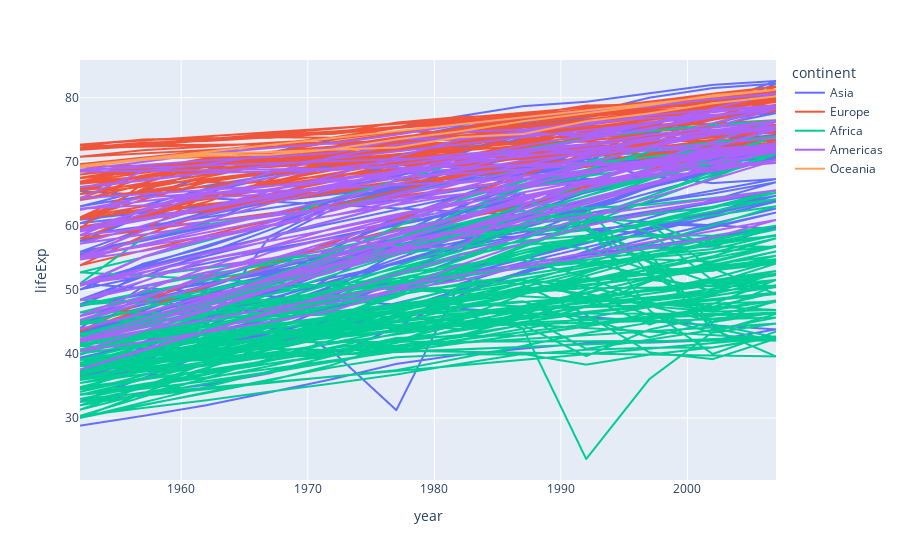

Notebook cell for this chart:
### Code cell
px.line(data,x="year",y='lifeExp',color='continent')

### Figure 1 — Plotly figure (JSON) as saved in the notebook; plotly's stock layout.template omitted (floating-point values rounded to 4 significant figures; data arrays with more than 128 entries replaced by an {"elided": "..."} marker saying what was removed)
{"data": [{"hovertemplate": "continent=Asia<br>year=%{x}<br>lifeExp=%{y}<extra></extra>", "legendgroup": "Asia", "line": {"color": "#636efa", "dash": "solid"}, "marker": {"symbol": "circle"}, "mode": "lines", "name": "Asia", "showlegend": true, "type": "scattergl", "x": {"elided": "396 int values"}, "xaxis": "x", "y": {"elided": "396 float values"}, "yaxis": "y"}, {"hovertemplate": "continent=Europe<br>year=%{x}<br>lifeExp=%{y}<extra></extra>", "legendgroup": "Europe", "line": {"color": "#EF553B", "dash": "solid"}, "marker": {"symbol": "circle"}, "mode": "lines", "name": "Europe", "showlegend": true, "type": "scattergl", "x": {"elided": "360 int values"}, "xaxis": "x", "y": {"elided": "360 float values"}, "yaxis": "y"}, {"hovertemplate": "continent=Africa<br>year=%{x}<br>lifeExp=%{y}<extra></extra>", "legendgroup": "Africa", "line": {"color": "#00cc96", "dash": "solid"}, "marker": {"symbol": "circle"}, "mode": "lines", "name": "Africa", "showlegend": true, "type": "scattergl", "x": {"elided": "624 int values"}, "xaxis": "x", "y": {"elided": "624 float values"}, "yaxis": "y"}, {"hovertemplate": "continent=Americas<br>year=%{x}<br>lifeExp=%{y}<extra></extra>", "legendgroup": "Americas", "line": {"color": "#ab63fa", "dash": "solid"}, "marker": {"symbol": "circle"}, "mode": "lines", "name": "Americas", "showlegend": true, "type": "scattergl", "x": {"elided": "300 int values"}, "xaxis": "x", "y": {"elided": "300 float values"}, "yaxis": "y"}, {"hovertemplate": "continent=Oceania<br>year=%{x}<br>lifeExp=%{y}<extra></extra>", "legendgroup": "Oceania", "line": {"color": "#FFA15A", "dash": "solid"}, "marker": {"symbol": "circle"}, "mode": "lines", "name": "Oceania", "showlegend": true, "type": "scattergl", "x": [1952, 1957, 1962, 1967, 1972, 1977, 1982, 1987, 1992, 1997, 2002, 2007, 1952, 1957, 1962, 1967, 1972, 1977, 1982, 1987, 1992, 1997, 2002, 2007], "xaxis": "x", "y": [69.12, 70.33, 70.93, 71.1, 71.93, 73.49, 74.74, 76.32, 77.56, 78.83, 80.37, 81.23, 69.39, 70.26, 71.24, 71.52, 71.89, 72.22, 73.84, 74.32, 76.33, 77.55, 79.11, 80.2], "yaxis": "y"}], "layout": {"legend": {"title": {"text": "continent"}, "tracegroupgap": 0}, "margin": {"t": 60}, "xaxis": {"anchor": "y", "domain": [0, 1], "title": {"text": "year"}}, "yaxis": {"anchor": "x", "domain": [0, 1], "title": {"text": "lifeExp"}}}}
